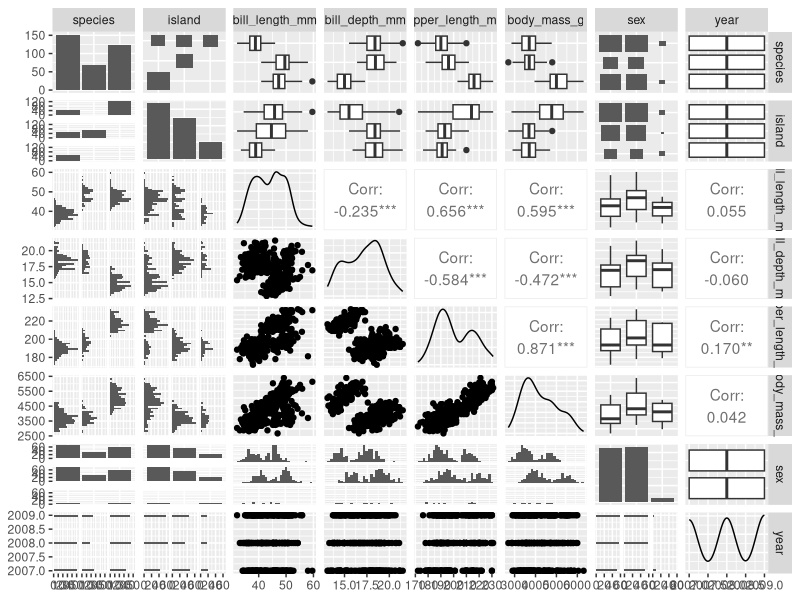
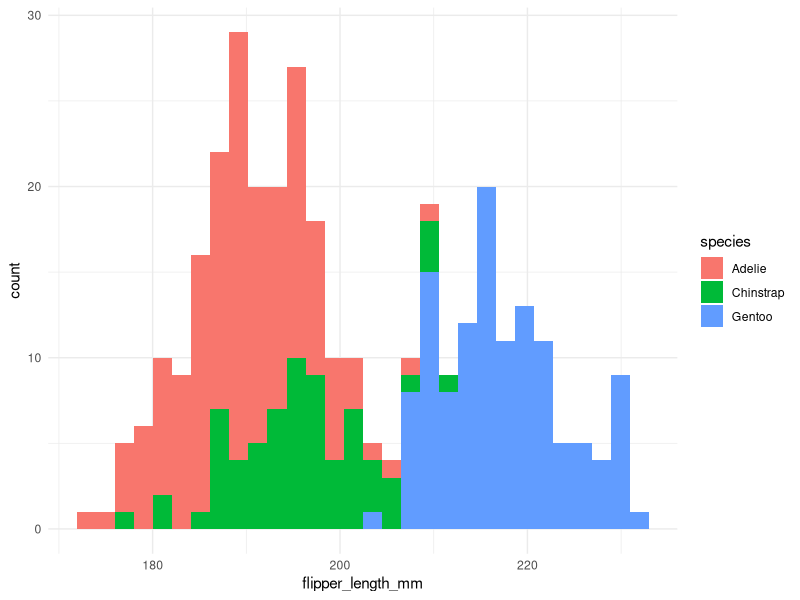
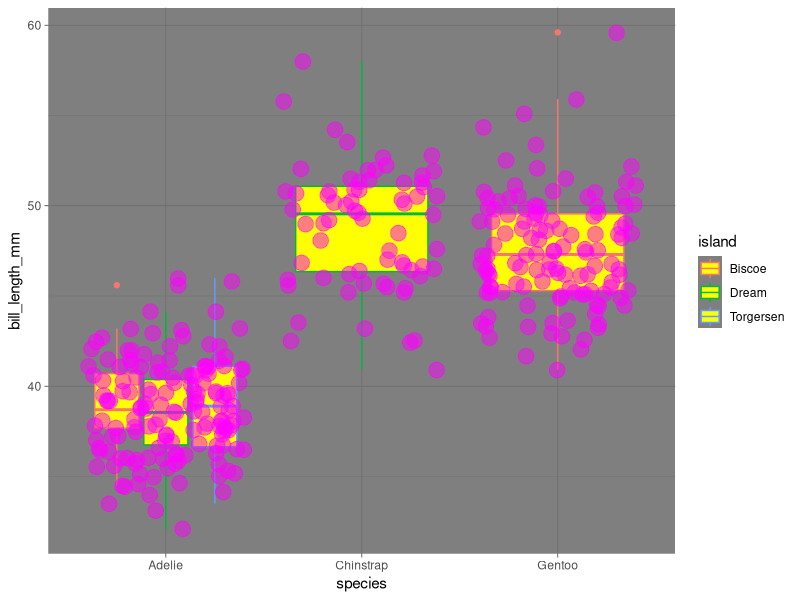

Reproduce these figures in R, in order.
## ---- chunk 1
library(GGally)
library(skimr)
library(tidyverse)
library(palmerpenguins)
## ---- chunk 2
names(penguins)
## ---- chunk 3
dim(penguins)
## ---- chunk 4
#first 6 rows
head(penguins)
## ---- chunk 5
#last 6 lines
tail(penguins)
## ---- chunk 6
#summary statistics whether quant or qual variable 
# doesnt tell us anythigna bout relationships
#cont. bill length, bill depth
summary(penguins)
## ---- chunk 7
#relationships and summary stats, for each varibale number of missing, percetnage of complete observations, means, standard deviation, percentiles, histogram 
skim(penguins)
## ---- chunk 8
#creates grid of visualizations based on data type finding relationshsip between varibales and across groups 
ggpairs(penguins)
## ---- chunk 9
#fill describes polygonn shape and stroke is outter line color , geom point doesnt have fill and colour 
#constant goes outside eas, varibale goes within likee species!
ggplot (data = penguins, aes(x = flipper_length_mm)) + 
  geom_histogram(aes(fill = species)) +
  theme_minimal()
## ---- chunk 10
#aplha = opacity 
#variable goes within aes 
ggplot(data = penguins, aes(x = species, y = bill_length_mm)) +
       geom_boxplot(fill = "yellow", aes(color = island)) +
  geom_jitter(color ="magenta", size = 5, alpha = 0.5, aes(size = bill_depth_mm, color = bill_depth_mm)) +
  theme_dark()

